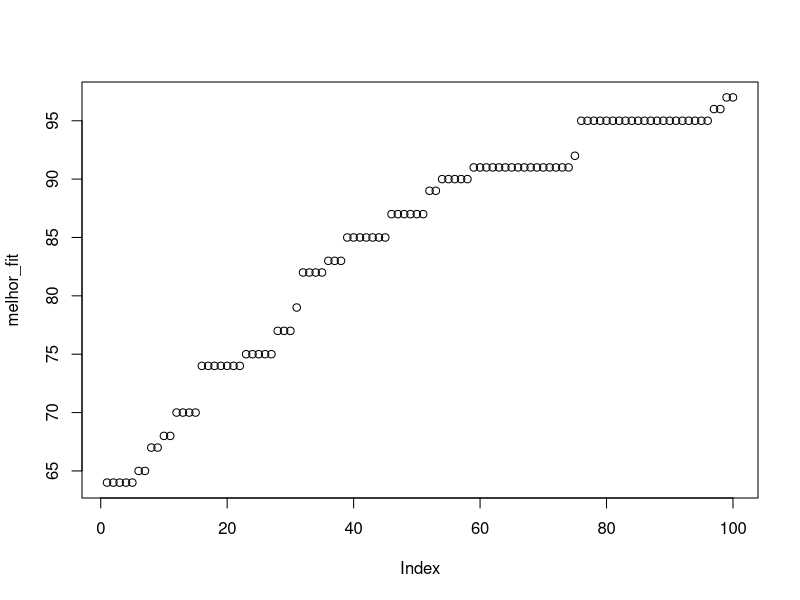

Generate this figure with R:
rm(list = ls())

# algoritmo genetico: onemax

# Funcao objetivo
aptidao = function(individuo){
    sum(individuo)
}

# Funcao de mutacao
mutacao = function(individuo, qt_genes){
    pos = sample(1:length(individuo), qt_genes)

    for(i in pos){
        if(individuo[i] == 1){
            individuo[i] = 0
        }
        else{
            individuo[i] = 1
        }
    }

    individuo
}

cruzamento = function(individuo1, individuo2){
    pos = sample(2:(length(individuo1) - 1), 1)

    c(individuo1[1:pos], individuo2[(pos+1):length(individuo2)])
}

torneio = function(fit, tam_torneio){
    participantes = sample(1:length(fit), tam_torneio)
    vencedor = which.max(fit[participantes])
    participantes[vencedor]
}

# Laco evolutivo
tam_pop = 200
tam_ind = 100
max_gen = 100
prob_cross = 0.2
qtd_mut = 2
tam_torneio = 3
elite = 1

pop = matrix(round(runif(tam_pop*tam_ind, 0, 1)), ncol=tam_ind)
fitness = apply(pop, 1, function(i) aptidao(i))

melhor_fit = NULL

for (i in 1:max_gen){

    melhor_fit = c(melhor_fit, max(fitness))

    cat("\r", (i*100)/max_gen, "%")

    nova_pop = NULL
    nova_fit = NULL

    pop_filhos = NULL
    fit_filhos = NULL

    pai1 = NULL
    pai2 = NULL

    for (p in 1:(tam_pop * prob_cross)){
        idx_pai1 = torneio(fitness, tam_torneio)
        idx_pai2 = torneio(fitness[-(idx_pai1)], tam_torneio)

        pai1 = pop[idx_pai1, ]
        pai2 = pop[idx_pai2, ]

        filho = cruzamento(pai1, pai2)
        filho = mutacao(filho, qtd_mut)
        aptidao_filho = aptidao(filho)

        pop_filhos = rbind(pop_filhos, filho)
        fit_filhos = c(fit_filhos, aptidao_filho)
    }

    pop = rbind(pop, pop_filhos)
    fitness = c(fitness, fit_filhos)

    nova_pop = rbind(nova_pop, pop[order(fitness, decreasing=TRUE)[1:elite], ])
    nova_fit = rbind(nova_fit, fitness[order(fitness, decreasing=TRUE)[1:elite]])

    pop = pop[(-order(fitness, decreasing=TRUE)[1:elite]), ]
    fitness = fitness[(-order(fitness, decreasing=TRUE)[1:elite])]

    # print(fitness)

    for(i in 1:(tam_pop - elite)){
        boladao = torneio(fitness, tam_torneio)

        nova_pop = rbind(nova_pop, pop[boladao, ])
        nova_fit = c(nova_fit, fitness[boladao])

        pop = pop[-(boladao), ]
        fitness = fitness[-(boladao)]
    }

    pop = nova_pop
    fitness = nova_fit

}

melhor = order(fitness, decreasing=TRUE)[1]
cat("Melhor individuo: ", pop[melhor, ], " fitness: ", fitness[melhor], "\n")

pior = order(fitness)[length(fitness)]
cat("Pior individuo: ", pop[pior, ], " fitness: ", fitness[pior], "\n")

media = mean(fitness)
cat("Fitness media da pop: ", mean(fitness), "\n")

plot(melhor_fit)

# imprimir:
# Melhor individuo e seu fitness
# Fitness medio da populacao
# Pior fitness
# Grafico mostrando a evolucao do melhor fitness
